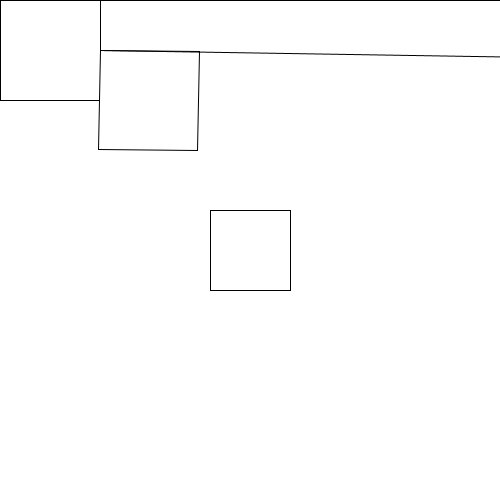
Frame 1 (no input)
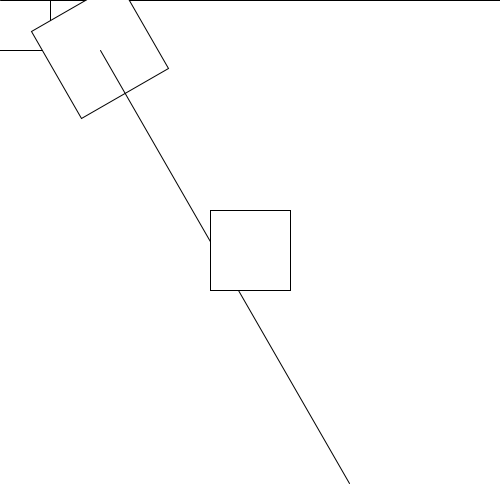
Frame 60 (the mouse pressed at the canvas centre just before this capture)
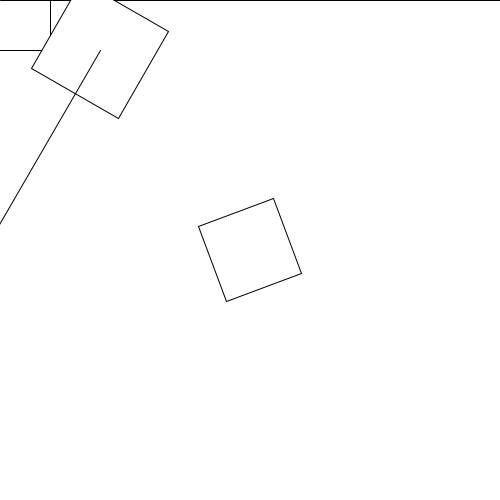
Frame 120 (the mouse held since frame 60 and released just before this capture)

The Processing sketch that drew these frames (run headless with seeded random() and noise(); from frame 60 on, the mouse is pressed at the canvas centre):

// Processing sketch: rotacionSimple
// ── rotacionSimple.pde
void setup() {
  size(500, 500);
}
void draw() {
  background(255);
  rect(0, 0, 100, 100);
  line(0, 0, width, 0);

  push();
  translate(100, 50);
  rotate(radians(frameCount));
  rect(0, 0, 100, 100);
  line(0, 0, width, 0);
  pop();
  translate(width/2, height/2);
  rotate(radians(mouseX));
  rectMode(CENTER);
  rect(0, 0, 80, 80);

  push();

  pop();

  push();
  translate(350, 250);
  rect(0, 0, 100, 100);
  line(0, 0, width, 0);
  pop();
}
